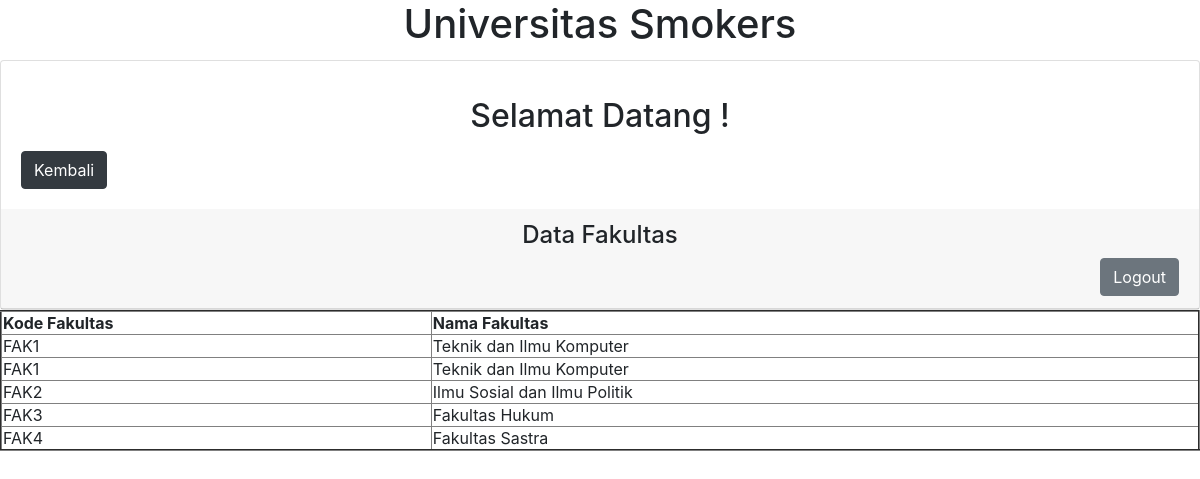
Page /UniversitasSmokers/index6.php (signed in) on the committed database.
### tables this page shows
CREATE TABLE `fakultas` (
  `id_fakultas` char(8) NOT NULL,
  `nama_fakultas` varchar(30) DEFAULT NULL,
  `id_jurusan` char(8) NOT NULL
);

### UniversitasSmokers/index6.php (the view, shortened to what this page needs)
<html>
<head>
  <link rel = "stylesheet" type = "text/css" href = "css/bootstrap.min.css">
</head>
<body>
<h1 class="card-title"><center>Universitas Smokers</h1>
  <div class="card">
  <div class="card-body">
    <p class="card-text"><center><h2>Selamat Datang !</center></p>
	<a href="welcome.php" class="btn btn-dark">Kembali</a>
  </div>
  <div class="card-header"><center><h4>Data Fakultas</center>
  <a href="logout.php" class="btn btn-secondary float-right">Logout</a>
  </div>
</div>
  <table border="2" width="100%">
  <center>
  <tr>
    <th>Kode Fakultas</th>
    <th>Nama Fakultas</th>
  </tr>
  <?php
  include "koneksi.php";
  $sql = $pdo->prepare("SELECT * FROM fakultas");
  $sql->execute();
  while($data = $sql->fetch()){
    echo "<tr>";
    echo "<td>".$data['id_fakultas']."</td>";
    echo "<td>".$data['nama_fakultas']."</td>";
    echo "</tr>";
  }
  ?>
  </table>
</body>
</html>

### rows in the picture
fakultas: id_fakultas "FAK1", nama_fakultas "Teknik dan Ilmu Komputer"
fakultas: id_fakultas "FAK1", nama_fakultas "Teknik dan Ilmu Komputer"
fakultas: id_fakultas "FAK2", nama_fakultas "Ilmu Sosial dan Ilmu Politik"
fakultas: id_fakultas "FAK3", nama_fakultas "Fakultas Hukum"
fakultas: id_fakultas "FAK4", nama_fakultas "Fakultas Sastra"
